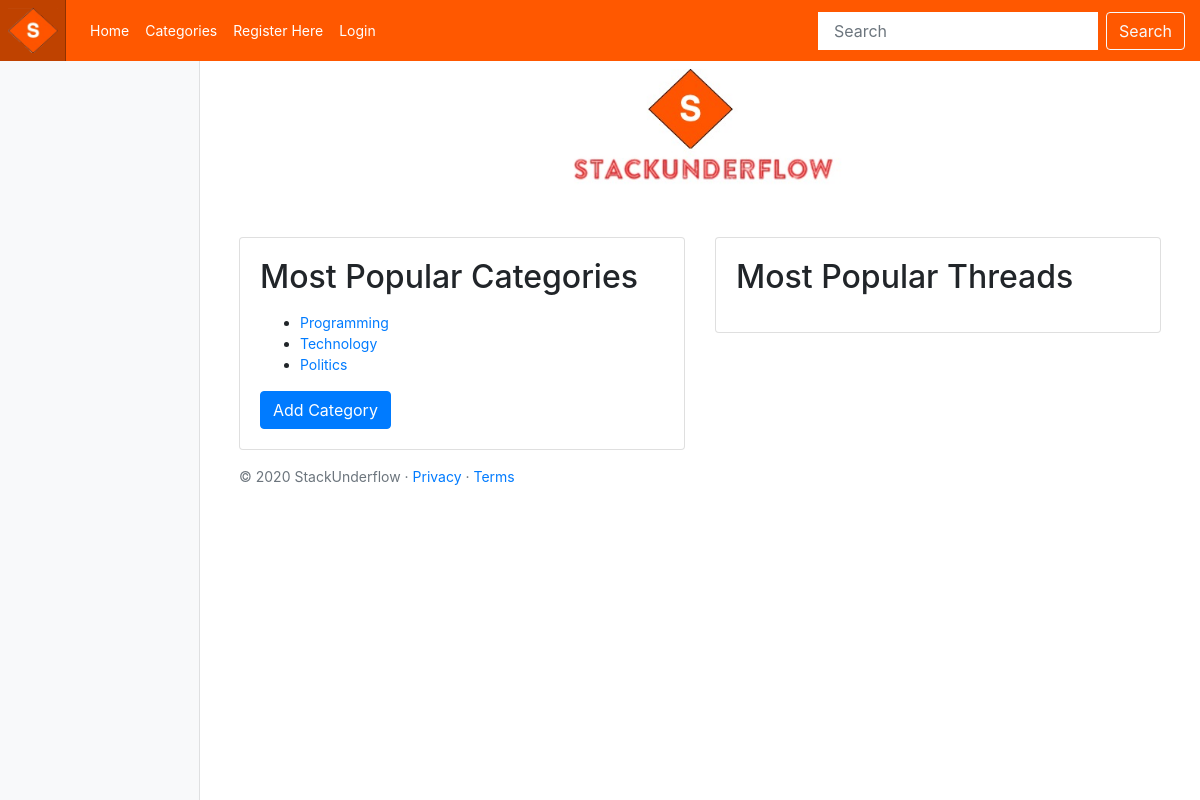
The page / on the database its author committed.
### stack_underflow/models.py (models this page shows, shortened)
class Category(models.Model):
    name = models.CharField(max_length=128, unique=True)
    threads = models.IntegerField(default=0)
    slug = models.SlugField(unique=True)
    class Meta:
        verbose_name_plural = 'Categories'

### stack_underflow/views.py (the view)
# urls.py: path('', views.index, name='index'),
def index(request):
    category_list = Category.objects.order_by('-threads')[:5]
    context_dict = {}
    context_dict['categories'] = category_list
    return render(request, 'stack_underflow/index.html', context=context_dict)

### templates/stack_underflow/index.html (shortened to what this page needs)
<!DOCTYPE html>
{%extends 'stack_underflow/base.html' %}
{%load staticfiles %}
{% block body_block %}
<div class="text-center mb-4">
    <img class="mb-4" src="{% static 'images/logo.jpg' %}" alt="" width="300" height="120">
</div>
<div class="container">
    <div class="row">
        <div class="col-md-6">
            <div class="card mb-6">
                <div class="card-body">
                    <h2>Most Popular Categories</h2>
                    <p class="card-text">
                        {% if categories %}
                    <ul>
                        {% for category in categories %}
                        <li>
                            <a href="{% url 'stack_underflow:index' %}"> {{ category.name }}</a>
                        </li>
                        {% endfor %}
                    </ul>
                    {% else %}
                    <strong>There are no categories present.</strong>
                    {% endif %}
                    </p>
                    <a class="btn btn-primary" href="{% url 'stack_underflow:add_category' %}" role="button">Add
                        Category</a>
                </div>
            </div>
        </div>
        <div class="col-md-6">
            <div class="card mb-6">
                <div class="card-body">
                    <h2>Most Popular Threads</h2>
                </div>
            </div>
        </div>
    </div>
</div>
{% endblock %}

### static/css/stack_underflow.css (style rules this page uses)
body { font-size: .875rem; }

### rows shown on the page
Category: name "Programming"
Category: name "Technology"
Category: name "Politics"
